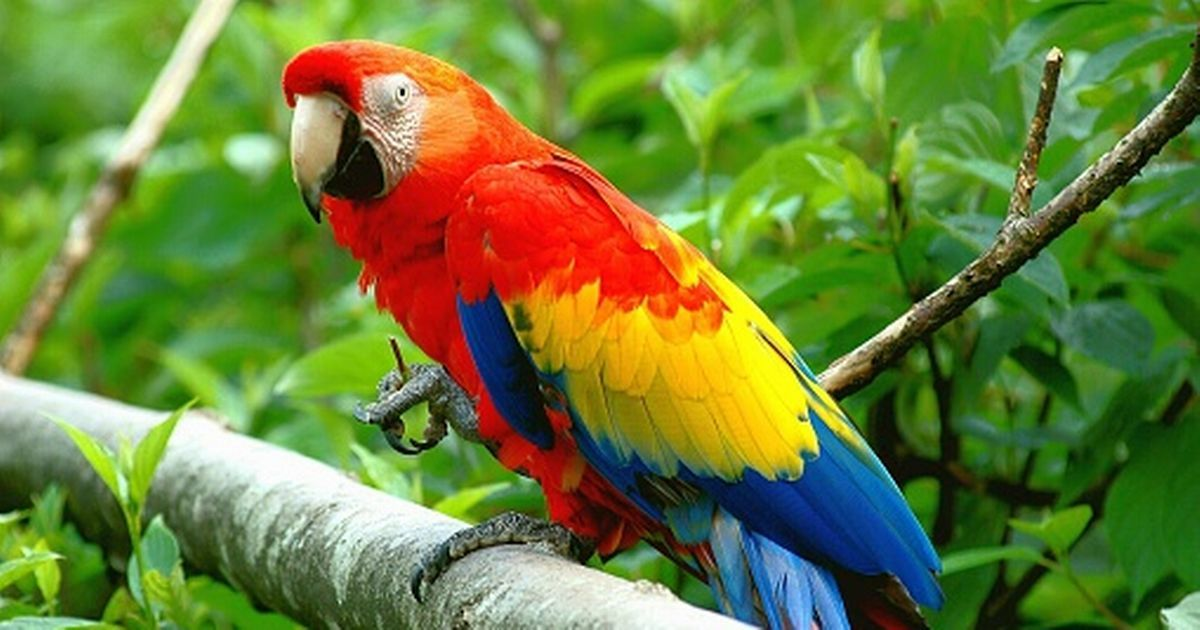
#> input picture lab06/parrot-rgb.jpg, 1200 x 630 px
$ jupyter execute color01.ipynb   (shell and % lines are left out)
#> lines starting #> are read from the running program, lines starting #| are printed output that depends on the picture
[cell 1]
import numpy as np
from PIL import Image
import matplotlib
import matplotlib.pyplot as plt


im1 = Image.open('parrot-rgb.jpg')
#> im1 is the input picture: PIL image 1200x630 RGB; mean R, G, B 105.7, 127.6, 55.4
im1.show()
a = np.array(im1)
print(a.shape)
#| (630, 1200, 3)
h_r = np.histogram(a[:,:,0],bins=256)
fig1 = plt.figure()
plt.plot(h_r[0])
plt.imshow(a)
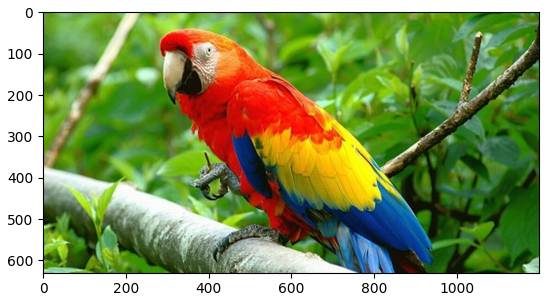
#> figure drawn by matplotlib, 1 panel

[cell 2]
h_g = np.histogram(a[:,:,1],bins=256)
fig2 = plt.figure()
plt.plot(h_g[0])
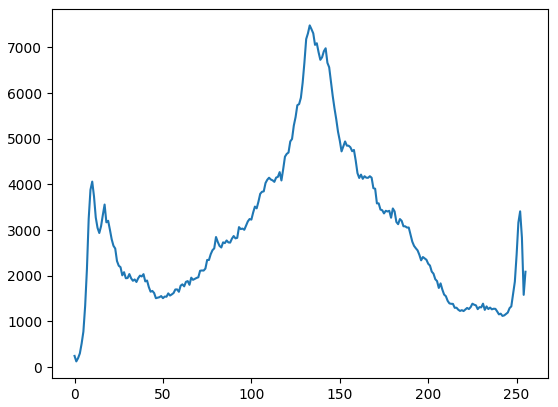
#> figure drawn by matplotlib, 1 panel; curve peaks at x = 133, y = 7481

[cell 3]
h_b = np.histogram(a[:,:,2],bins=256)
fig3 = plt.figure()
plt.plot(h_b[0])
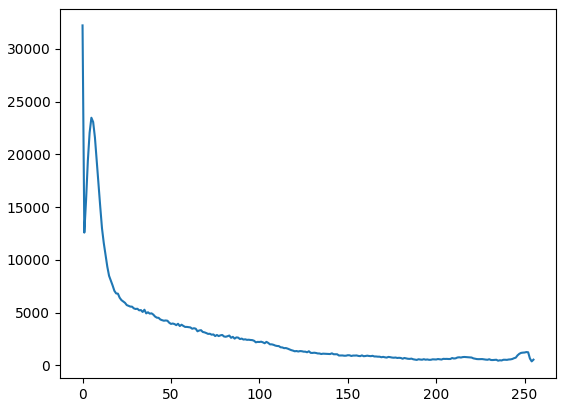
#> figure drawn by matplotlib, 1 panel; curve peaks at x = 0, y = 32231

[cell 4]
b = np.copy(a)
for x in range(a.shape[0]):
    for y in range(a.shape[1]):
        b[x,y,2] = a[x,y,2] * 1.3
        b[x,y,0] = a[x,y,0] * 0.8
        b[x,y,1] = a[x,y,1] * 0.9
        if b[x,y,1] > 255:
            b[x,y,1] = 255
        if b[x,y,2] > 255:
            b[x,y,2] = 255
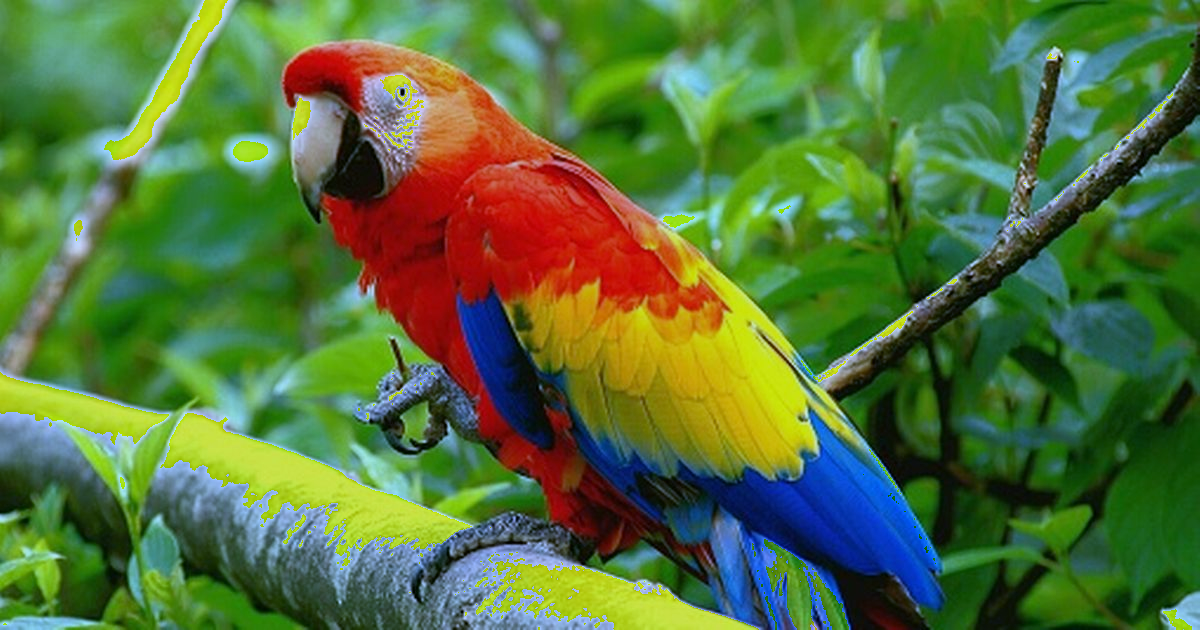
#> b: shape (630, 1200, 3); mean R, G, B 84.2, 114.4, 58.2
plt.imshow(b, cmap='gray', vmin=0, vmax=255)
